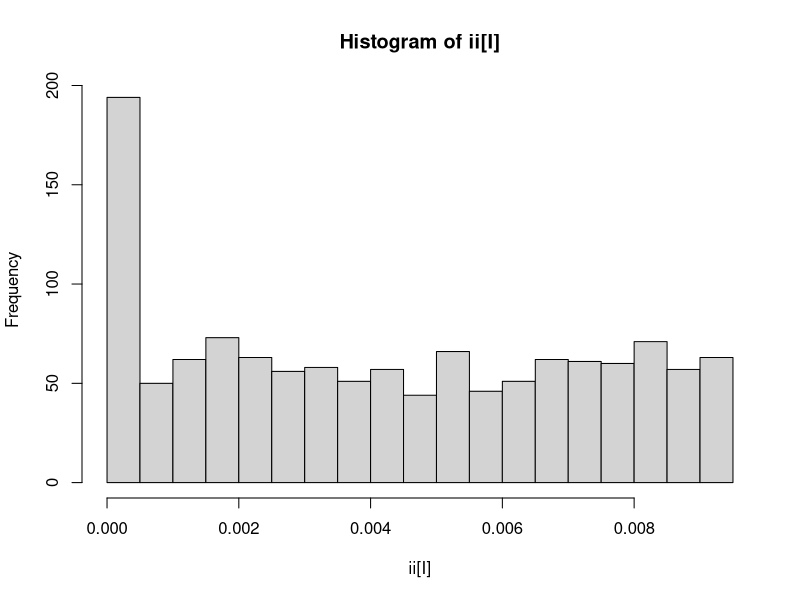
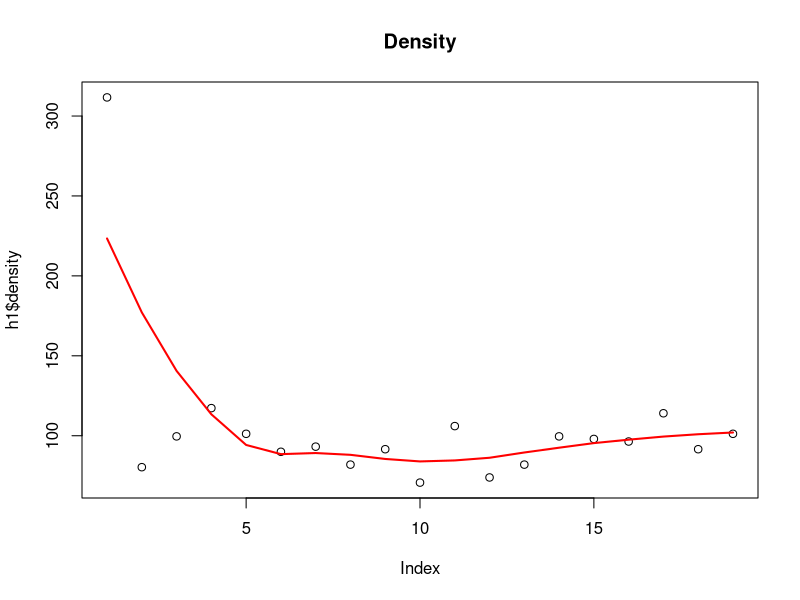
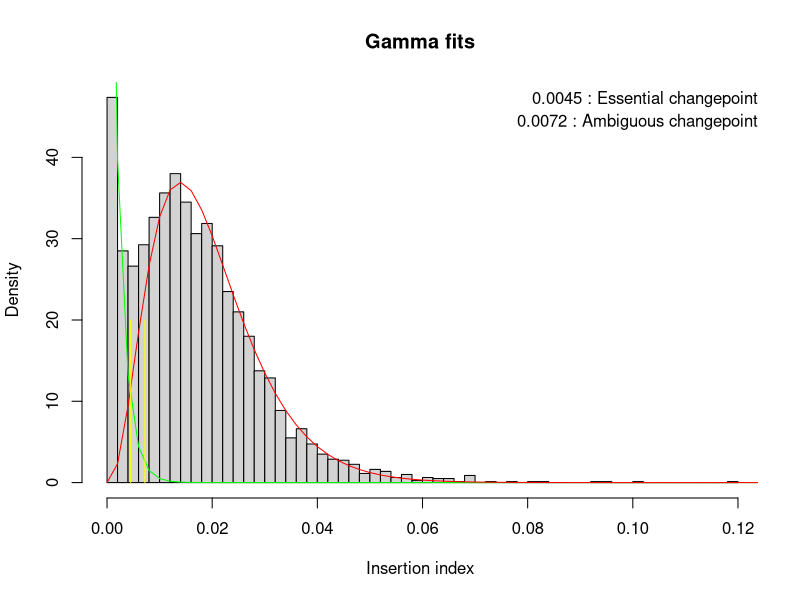

These charts were generated, in order, by the following R code: (Note: this script raises an error after producing the figures.)

#adapted from https://github.com/sanger-pathogens/Bio-Tradis/blob/master/bin/tradis_essentiality.R

########################################################
#Actual code below#
########################################################



options(scipen=999,stringsAsFactors = F)



library("MASS")


STM_baseline <- read.table("BCD_bothBatch_TraDIS_summary.csv", sep=",",header=TRUE,stringsAsFactors=F, quote="\"")



ii <- STM_baseline$Insertion.Index

#identify second maxima
h <- hist(ii, breaks=200,plot=FALSE)
maxindex <- which.max(h$density[10:length(h$density)])
maxval <- h$mids[maxindex+3]

# print pdf of loess curve and later on, histogram
#pdf(paste(input, "QC_and_changepoint_plots", "pdf", sep = "."))

#find inter-mode minima with loess
nG <- length(STM_baseline$Total.no..IS)
r <- floor(maxval *2000)
I = ii < r / 2000
h1 = hist(ii[I],breaks=(0:r/2000))
lo <- loess(h1$density ~ c(1:length(h1$density))) #loess smothing over density
plot(h1$density, main="Density")
lines(predict(lo),col='red',lwd=2)
m = h1$mids[which.min(predict(lo))]
I1 = ((ii < m)&(ii >= 0))


h = hist(ii, breaks="FD",plot=FALSE) 
I2 = ((ii >= m)&(ii < h$mids[max(which(h$counts>5))]))
f1 = (sum(I1) + sum(ii == 0))/nG
f2 = (sum(I2))/nG

d1 = fitdistr(ii[I1], "exponential")
d2 = fitdistr(ii[I2], "gamma") #fit curves


#plots - GammaFit
hist(ii,breaks="FD", xlim=c(0,max(ii)), freq=FALSE,xlab="Insertion index", main="Gamma fits")
lines(0:200/500, f1*dgamma(0:200/500, 1, d1$estimate[1]), col="green") # was [2]
lines(0:200/500, f2*dgamma(0:200/500, d2$estimate[1], d2$estimate[2]), col="red")


#save console figure


# print changepoint

#calculate log-odds ratios to choose thresholds
lower <- max(which(log((pgamma(1:1000/10000, d2$e[1],d2$e[2])*(1-pgamma(1:1000/10000, 1,d1$e[1], lower.tail=FALSE)))/(pgamma(1:1000/10000, 1,d1$e[1], lower.tail=FALSE)*(1-pgamma(1:1000/10000, d2$e[1],d2$e[2]))) , base=2) < -2))
upper <- min(which(log((pgamma(1:1000/10000, d2$e[1],d2$e[2])*(1-pgamma(1:1000/10000, 1,d1$e[1], lower.tail=FALSE)))/(pgamma(1:1000/10000, 1,d1$e[1], lower.tail=FALSE)*(1-pgamma(1:1000/10000, d2$e[1],d2$e[2]))) , base=2) > 2))

essen <- lower/10000
ambig <- upper/10000

lines(c(lower/10000, lower/10000), c(0,20), col="yellow")
lines(c(upper/10000, upper/10000), c(0,20), col="yellow")

mtext(paste(essen, ":", "Essential changepoint"), side=3, adj=1, padj=2)
mtext(paste(ambig, ":", "Ambiguous changepoint"), side=3, adj=1, padj=3.75)

###

#save console figure or create a output file.

dev.off()


write.csv(STM_baseline, file=paste("BCD_bothBatch_TraDIS_summary.csv"))
